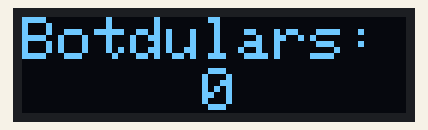
Bench run of a sketch on a simulated Arduino Nano, built with avr-gcc and run on an emulated ATmega328P. Parts: 128×32 one-colour display. The display library's start-up logo is not drawn; what the sketch prints to the serial monitor is not drawn.

Above: at 1.1 s.
At 5.2 s:
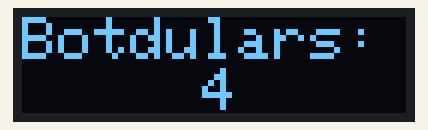
At 10.3 s:
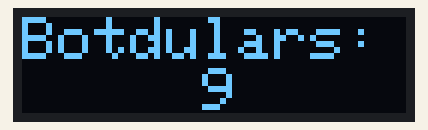
At 19.4 s:
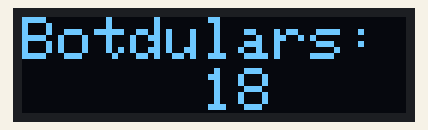
At 28.5 s:
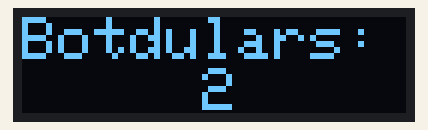
At 38.7 s:
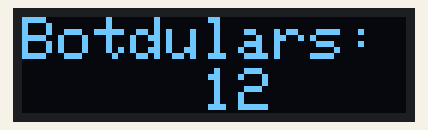

The sketch:

OLED_Display.ino
```cpp
//BotDulars Arduino Program Kit//
//G2R Nano Bot - OLED Display Program//

#include <SPI.h>
#include <Wire.h>
#include <Adafruit_GFX.h>
#include <Adafruit_SSD1306.h>
Adafruit_SSD1306 display = Adafruit_SSD1306(128, 32, &Wire);
byte Botdulars;
void setup() {
   Serial.begin(9600);
  Serial.println("OLED intialized");
  display.begin(SSD1306_SWITCHCAPVCC, 0x3C); // Address 0x3C for 128x32
  display.display();
  delay(1000);
  // Clear the buffer.
  display.clearDisplay();
  display.display();
  // text display tests
  display.setTextSize(2);
  display.setTextColor(WHITE);
}
void loop() {
  for(Botdulars = 0 ; Botdulars < 25 ; Botdulars++)
  {
      display.clearDisplay();
      display.setCursor(0, 0);
      display.print("Botdulars: ");
      display.setCursor(60, 17);
      display.println(Botdulars);
      display.display();
      delay(1000);
  }
}
```

Measured:
- what the display in image 0 shows lasts 1.0 s, from 1.1 s to 2.1 s
